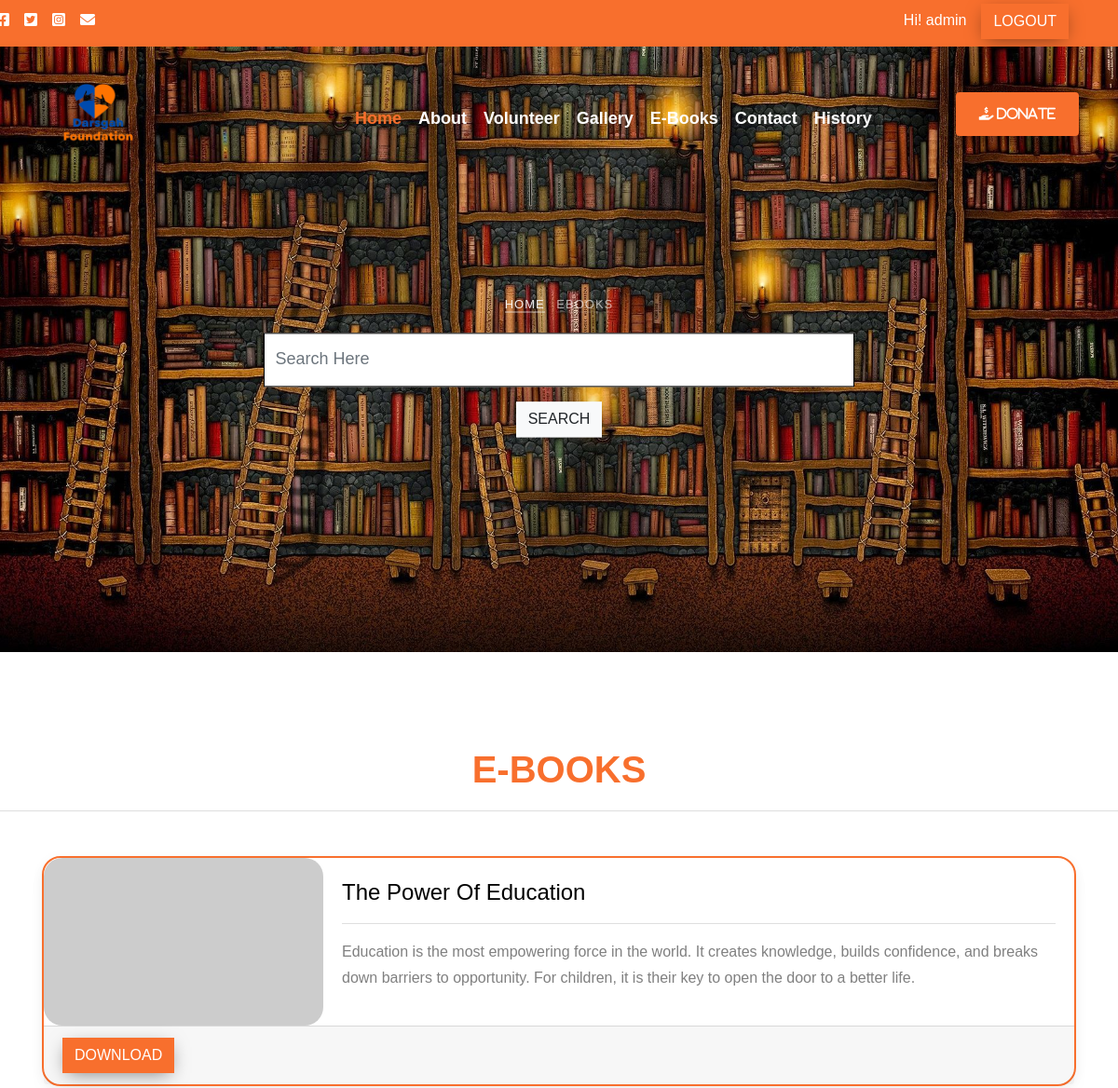
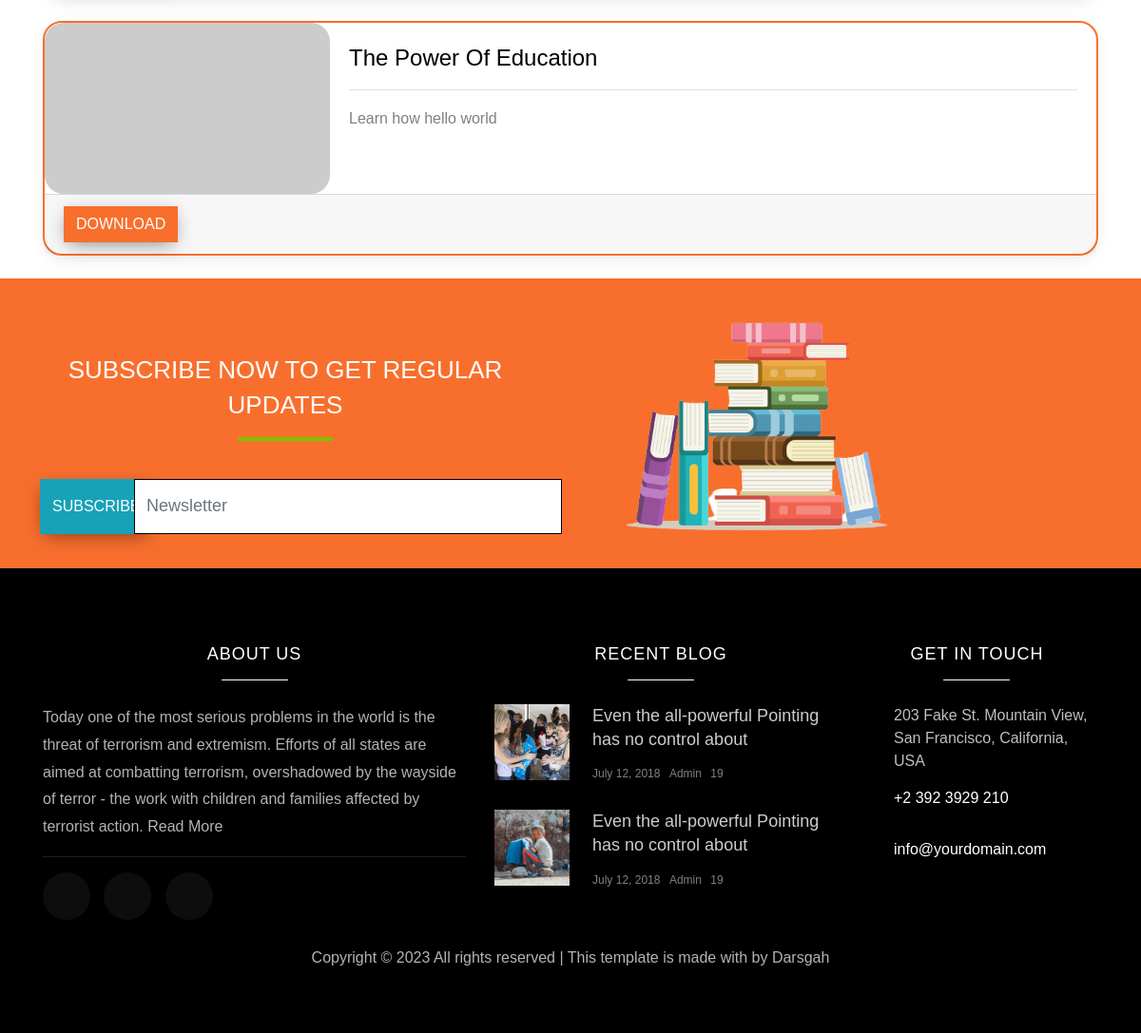
The page /e-books.php?s=The Power Of Education (signed in) on the database its author committed (2 pictures, top to bottom).
### tables this page shows
CREATE TABLE `tbl_books` (
  `id` int(11) NOT NULL,
  `bname` varchar(255) NOT NULL,
  `bdesc` text NOT NULL,
  `attachmeent` text NOT NULL,
  `bstatus` varchar(1100) NOT NULL
);

### e-books.php (the view, shortened to what this page needs)
<?php
include("partial/header.php");
?>
<div class="hero-wrap" style="background-image: url('images/E-books.jpg');" data-stellar-background-ratio="0.5">
  <div class="container">
    <div class="row no-gutters slider-text align-items-center justify-content-center" data-scrollax-parent="true">
      <div class="col-md-7 ftco-animate text-center" data-scrollax=" properties: { translateY: '70%' }">
        <p class="breadcrumbs" data-scrollax="properties: { translateY: '30%', opacity: 1.6 }"><span class="mr-2"><a href="index.php">Home</a></span> <span>Ebooks</span></p>
        <form method="GET">
          <input type="search" class="form-control" placeholder="Search Here" name="s">
          <button class="btn btn-light mt-3">Search</button>
        </form>
      </div>
    </div>
  </div>
</div>
<h1 class="h1-responsive text-center mt-5 fw-bold" style="color: #f86f2d;">E-BOOKS</h1>
<hr class="bg-primary ">
<div class="container mt-5 bg bg-outline-primary">
  <div class="row">
    <?php
    if (isset($_SESSION['logined'])) {
      $search = isset($_GET['s']) ? $_GET['s'] : 'no';
      include_once 'connection.php';
      if ($search == 'no') {
        $sql = "select * from tbl_books order by id desc ";
      } else {
        $sql = "select * from tbl_books where bname Like '%{$search}%' or bdesc Like '%{$search}%' or attachmeent Like '%{$search}%'";
      }
      $res = mysqli_query($con, $sql);
      if (mysqli_num_rows($res) > 0) {
        foreach ($res as $key) { ?>
          <div class="col-md-12 bg bg-outline-primary mb-4">
            <div class="card mybooks">
            <div class="card-horizontal">
            <div class="img-square-wrapper">
                        <img class="" src="http://via.placeholder.com/300x180" style="border-radius: 20px;" alt="Card image cap">
                    </div>
              <div class="card-body">
                <h4><?= $key['bname'] ?></h4>
                <hr>
                <p><?= $key['bdesc'] ?></p>
              </div>
            </div>
              <div class="card-footer ">
                <a href="Dashbaord/uploadfiles/<?= $key['attachmeent'] ?>" download="" class="btn btn-primary">Download</a>
              </div>
            </div>
          </div>
        <?php }
      } else { ?>
        <div class="col-12 text-center mb-5">
          <h4>No Data Found.</h4>
        </div>
      <?php }
    }
    ?>
  </div>
</div>
<div class="container-fluid  bg-primary ">
  <div class="row">
<div class="col-md-6 mt-5">
<h2 class="text-white">Subscribe Now to Get Regular Updates</h2>
<div class="row">
  <div class="col-2">
<button class="btn btn-info h-100 ml-4">Subscribe</button>
</div>
<div class="col-1 ml-4">
  <input type="email" placeholder="Newsletter" id="" class="form-control" style="width: 450px ; height:100px" />
  </div>
</div>
</div>
<div class="col-md-4">
<img src="images/Stack-of-Books-Clipart-removebg-preview.png" class="w-100" >
</div> </div>
</div>
<?php
include('partial/footer.php')
?>

### e-books.php (style rules this page uses)
.mybooks { border-radius: 20px; height: 100%; border: #f86f2d 2px solid; }
.mybooks p { display: -webkit-box; -webkit-line-clamp: 2; -webkit-box-orient: vertical; overflow: hidden; }
.card-horizontal { display: flex; flex: 1 1 auto; }

### rows shown on the page
tbl_books: bname "The Power Of Education", bdesc "Education is the most empowering force in the world. It creates knowledge, builds confidence, and breaks down barriers to opportunity. For children, it is their key to open the door to a better life."
tbl_books: bname "The Power Of Education", bdesc "Learn how hello world"

### other values the page prints
$_SESSION['username'] "admin"
